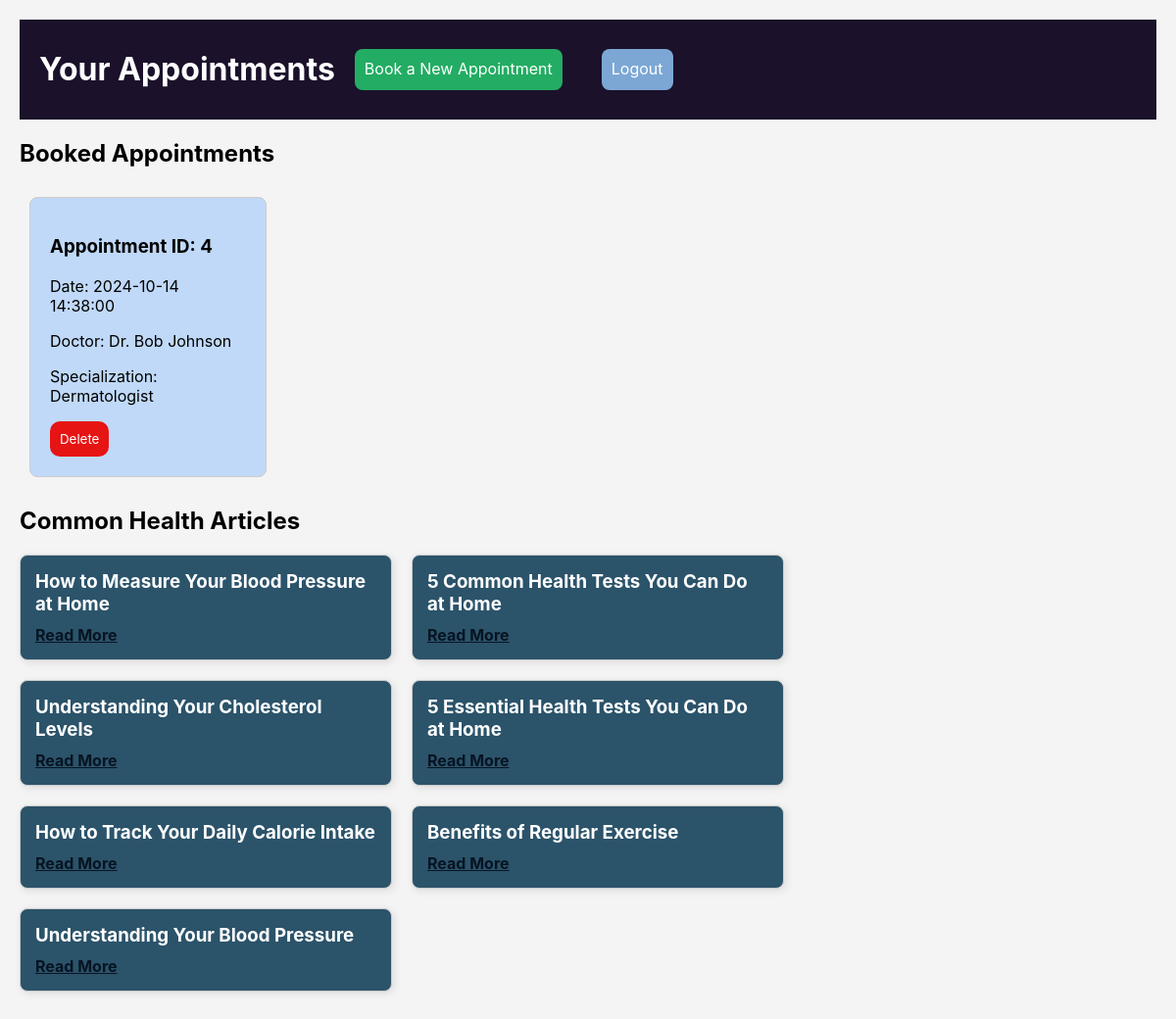
Page /dashboard.php (signed in) on the committed database.
### tables this page shows
CREATE TABLE `appointments` (
  `id` int(11) NOT NULL,
  `user_id` int(11) NOT NULL,
  `appointment_date` datetime NOT NULL,
  `doctor_id` int(11) NOT NULL
);

CREATE TABLE `doctors` (
  `id` int(11) NOT NULL,
  `name` varchar(100) NOT NULL,
  `specialization` varchar(100) NOT NULL
);

CREATE TABLE `articles` (
  `id` int(11) NOT NULL,
  `title` varchar(255) NOT NULL,
  `content` text NOT NULL
);

### dashboard.php (the view, shortened to what this page needs)
<?php
include 'database.php';
$article_stmt = $conn->prepare("SELECT * FROM articles");
if ($article_stmt->execute()) {
    $article_result = $article_stmt->get_result();
    $articles = $article_result->fetch_all(MYSQLI_ASSOC);
} else {
    echo "Error fetching articles: " . $article_stmt->error;
}
$appointment_stmt = $conn->prepare("
    SELECT a.id, d.name AS doctor_name, d.specialization, a.appointment_date
    FROM appointments a
    JOIN doctors d ON a.doctor_id = d.id
    WHERE a.user_id = ?
");
$appointment_stmt->bind_param("i", $_SESSION['user_id']);
$appointment_stmt->execute();
$appointments_result = $appointment_stmt->get_result();
$appointments = $appointments_result->fetch_all(MYSQLI_ASSOC);
?>
<!DOCTYPE html>
<html lang="en">
<head>
    <link rel="stylesheet" href="dash-style.css">
</head>
<body>
    <header>
        <h1>Your Appointments</h1>
        <a href="book_appointment.php" class="book-btn">Book a New Appointment</a>
        <a href="index.php" class="logout-btn">Logout</a>
    </header>
    <main>
        <h2>Booked Appointments</h2>
        <div class="appointment-cards">
            <?php foreach ($appointments as $appointment): ?>
                <div class="card">
                    <h3>Appointment ID: <?= $appointment['id'] ?></h3>
                    <p>Date: <?= $appointment['appointment_date'] ?></p>
                    <p>Doctor: <?= $appointment['doctor_name'] ?></p>
                    <p>Specialization: <?= $appointment['specialization'] ?></p>
            <form method="POST" action="delete_appointment.php" style="display:inline;" >
                <button type="submit" onclick="return confirm('Are you sure you want to delete this appointment?');" class="delete-btn">Delete</button>
            </form>
                </div>
            <?php endforeach; ?>
        </div>
        <h2>Common Health Articles</h2>
<div class="article-container">
    <?php foreach ($articles as $article): ?>
        <div class="article-card">
            <h3><?= $article['title'] ?></h3>
            <a href="article.php?id=<?= $article['id'] ?>" class="read-more">Read More</a>
        </div>
    <?php endforeach; ?>
</div>
    </main>
</body>
</html>

### dash-style.css (style rules this page uses)
body { font-family:Inter; background-color: #f4f4f4; margin: 0; padding: 20px; }
header { background: #1b112a; color: #fff; padding: 10px 20px; display: flex; }
.logout-btn { text-decoration: none; color:white; padding:10px; border-radius: 8px; background-color: #7ca7d5; margin: 20px; display: flex; }
.book-btn { text-decoration: none; color:white; padding:10px; border-radius: 8px; background-color: #23ac63; margin: 20px; display:flex; }
.appointment-cards { display: flex; flex-wrap: wrap; }
.card { background: #c0d9f8; border: 1px solid #ccc; border-radius: 8px; margin: 10px; padding: 20px; width: 200px; transition: transform 0.2s; }
.article-container { display: flex; flex-wrap: wrap; gap: 20px; margin: 20px 0; }
.article-card { background: #2b536a; border: 1px solid #ccc; color:white; border-radius: 8px; padding: 15px; width: 30%; box-shadow: 2px 2px 8px rgba(0, 0, 0, 0.1); transition: transform 0.2s; }
.article-card h3 { margin: 0 0 10px 0; }
.read-more { color: #071422; font-weight: bold; }
.delete-btn { background-color: rgb(231, 20, 20); font-family:Inter; color:white; padding:10px; border-radius: 10px; box-shadow: none; border:none; }

### rows in the picture
appointments: id "4", appointment_date "2024-10-14 14:38:00", doctor.name "Dr. Bob Johnson", doctor.specialization "Dermatologist"
articles: title "How to Measure Your Blood Pressure at Home"
articles: title "5 Common Health Tests You Can Do at Home"
articles: title "Understanding Your Cholesterol Levels"
articles: title "5 Essential Health Tests You Can Do at Home"
articles: title "How to Track Your Daily Calorie Intake"
articles: title "Benefits of Regular Exercise"
articles: title "Understanding Your Blood Pressure"
